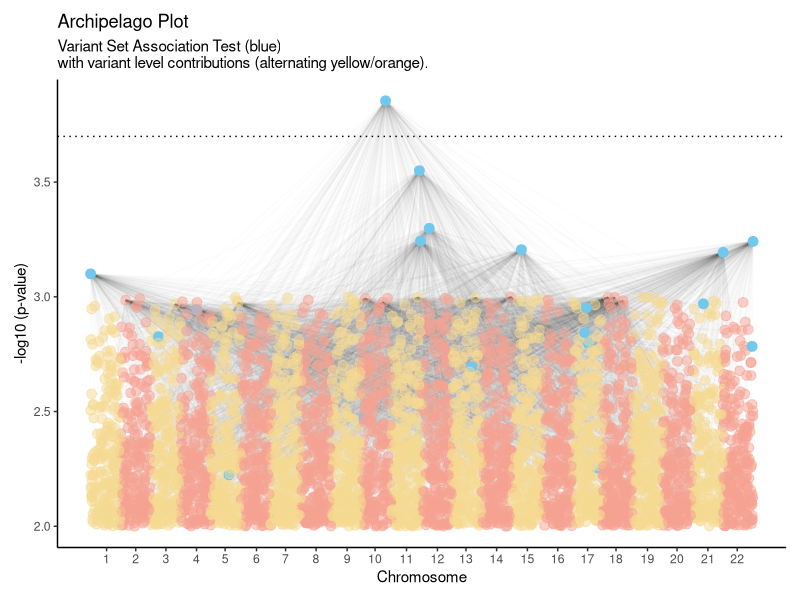
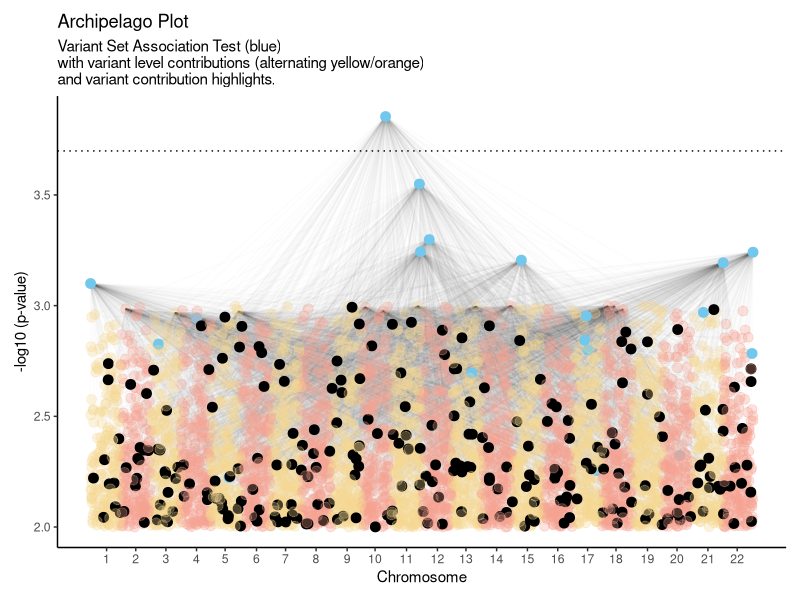

The R script that drew these images, in order:

# Archipelago Plot ----
library(ggplot2)
library(dplyr)
# Make synthetic data. 
# Pathway P-value is likely lower than variant P-values. 
# Set seed for reproducibility
set.seed(123)

# To do - replace coordinates with genomic Chromosome positions. 
# Assign rank per variant for simple plotting x-axis.

mulitpier <- 1
first <- 1
last <- 5000*mulitpier # Number of variants
MCLID_max <- 20
crit_val <- 0.0002
pval_max <- 0.001

# alternating_colors_max <- 500*mulitpier
# alternating_colors_min <- 250*mulitpier

# Sample df1: random numbers from a log-normal distribution
df1 <- data.frame(
  MCLID = seq(1, MCLID_max, by = 1),
  p_value = rlnorm(MCLID_max, meanlog = log(0.001), sdlog = 1)
)

df1$position <- NA
df1$location <- NA

# Sample df2: random from range
df2 <- data.frame(
  MCLID = rep(seq(1, MCLID_max, by = 1), each = 1),
  position = sample(1:1e6, last, replace = TRUE), 
  p_value = runif(last, 0.001, 0.01),
  chromosome = sample(1:22, last, replace = TRUE)  # Chromosome numbers 1-22
)

df2$location <- df2$position # location will be modified for the plot


# Calculate chromosome lengths based on min-max values in the data
chromosome_lengths_df <- df2 %>% 
  group_by(chromosome) %>%
  summarise(chromosome_length = max(location) + 1) %>%
  arrange(chromosome)

# Calculate cumulative chromosome lengths, 
# where we add +1 to each chromosome length except the first one (as it already starts from 1)
chromosome_lengths_df <- chromosome_lengths_df %>%
  mutate(cumulative_start = c(1, head(cumsum(chromosome_length) + 1, -1)))

# Join df2 with chromosome_lengths_df
df2 <- df2 %>%
  inner_join(chromosome_lengths_df, by = "chromosome")

# Calculate the new genome-wide location
df2 <- df2 %>%
  mutate(location = cumulative_start + location - 1)





# Merging df1 and df2
merged_df <- merge(df1, df2, all = T)

# Add a new column to specify pathway points
merged_df$metric <- ifelse(is.na(merged_df$location), "pathway", "variant")



# Calculate the total of locations per MCLID
location_sum <- aggregate(merged_df$location, by=list(merged_df$MCLID), FUN=sum, na.rm=TRUE)

# Rank MCLID by the sum of locations
location_sum$rank <- rank(location_sum$x) 



# Calculate the average location within each MCLID group from the original dataframe
average_location <- aggregate(merged_df$location, by=list(merged_df$MCLID), FUN=mean, na.rm=TRUE)

# Replace NA locations with the average location of their MCLID group
merged_df$location[is.na(merged_df$location)] <- average_location$x[match(merged_df$MCLID[is.na(merged_df$location)], average_location$Group.1)]

# Create a new grouping variable
merged_df$grouping <- with(merged_df, ave(location, MCLID, FUN = function(x) cumsum(!is.na(x))))

# Transform the p_value column
merged_df$p_value <- -log10(merged_df$p_value)



# Normalize the genomic location
merged_df$location <- ifelse(merged_df$metric == "pathway", 
                             (merged_df$location - min(merged_df$location[merged_df$metric == "pathway"])) / 
                               (max(merged_df$location[merged_df$metric == "pathway"]) - min(merged_df$location[merged_df$metric == "pathway"])) * max(df2$location),
                             merged_df$location)


# Separate the data
pathway_points <- merged_df[merged_df$grouping == 1, ]
variant_points <- merged_df[merged_df$grouping > 1, ]

# Join the data
line_data <- variant_points %>%
  left_join(pathway_points, by = "MCLID", suffix = c("", "_pathway"))


# Add a new column for color groups
merged_df$color_group <- ifelse(merged_df$metric == "pathway", "Pathway", 
                                ifelse(merged_df$chromosome %% 2 == 0, "Chr_B", "Chr_A"))



# Create a dataframe with the mid-point of each chromosome
chromosome_ticks <- merged_df %>%
  filter(metric == "variant") %>%
  group_by(chromosome) %>%
  summarise(mid_point = mean(location))

# Plotting
ggplot() +
  geom_segment(data = line_data, 
               aes(x = location_pathway, xend = location, y = p_value_pathway, yend = p_value), alpha = 0.01) +
  geom_point(data = merged_df, aes(x = location, y = p_value, color = color_group), size = 3, alpha = ifelse(merged_df$metric == "pathway", 1, 0.5)) +
  scale_color_manual(values = c('#f6d992', '#f6a192', '#71c7ec')) +
  ylab("-log10 (p-value)") +
  xlab("Chromosome") +
  geom_hline(linetype="dotted", 
             yintercept=-log10(crit_val)) +
  theme_bw() +
  ggtitle("Archipelago Plot") + 
  labs(subtitle = "Variant Set Association Test (blue)\nwith variant level contributions (alternating yellow/orange).") +
  theme(panel.grid.major = element_blank(),
        panel.grid.minor = element_blank(),
        panel.border = element_blank(),
        axis.line = element_line(color = "black"),
        plot.margin = margin(10, 10, 10, 10, "pt")) +
  guides(color = "none")  + 
  scale_x_continuous(breaks = chromosome_ticks$mid_point, labels = chromosome_ticks$chromosome)

# Archipelago_plot_1_20_5k_v2.pdf 6x4



# Version 2 - highlight variant individual contributions ----
# Create a new variable 'color_condition' that checks the condition
merged_df <- 
  merged_df %>%
  group_by(MCLID) %>%
  mutate(color_condition = 
           ifelse(any(p_value > -log10(crit_val)) & metric == "variant", 
                  "condition_met", 
                  color_group))

# Change the alpha variable accordingly
merged_df$alpha <- ifelse(merged_df$color_condition == "condition_met", 1, ifelse(merged_df$metric == "pathway", 1, 0.3))

# Plotting
ggplot() +
  geom_segment(data = line_data, 
               aes(x = location_pathway, xend = location, y = p_value_pathway, yend = p_value), alpha = 0.01) +
  geom_point(data = merged_df, aes(x = location, y = p_value, color = color_condition), size = 3, alpha = merged_df$alpha) +
  scale_color_manual(values = c('#f6d992', '#f6a192', 'black', '#71c7ec')) +
  ylab("-log10 (p-value)") +
  xlab("Chromosome") +
  geom_hline(linetype="dotted", 
             yintercept=-log10(crit_val)) +
  theme_bw() +
  ggtitle("Archipelago Plot") + 
  labs(subtitle = "Variant Set Association Test (blue)\nwith variant level contributions (alternating yellow/orange)\nand variant contribution highlights.") +
  theme(panel.grid.major = element_blank(),
        panel.grid.minor = element_blank(),
        panel.border = element_blank(),
        axis.line = element_line(color = "black"),
        plot.margin = margin(10, 10, 10, 10, "pt")) +
  guides(color = "none") + 
  scale_x_continuous(breaks = chromosome_ticks$mid_point, labels = chromosome_ticks$chromosome)

# Archipelago_plot_2_20_5k_v2.pdf 6x4

